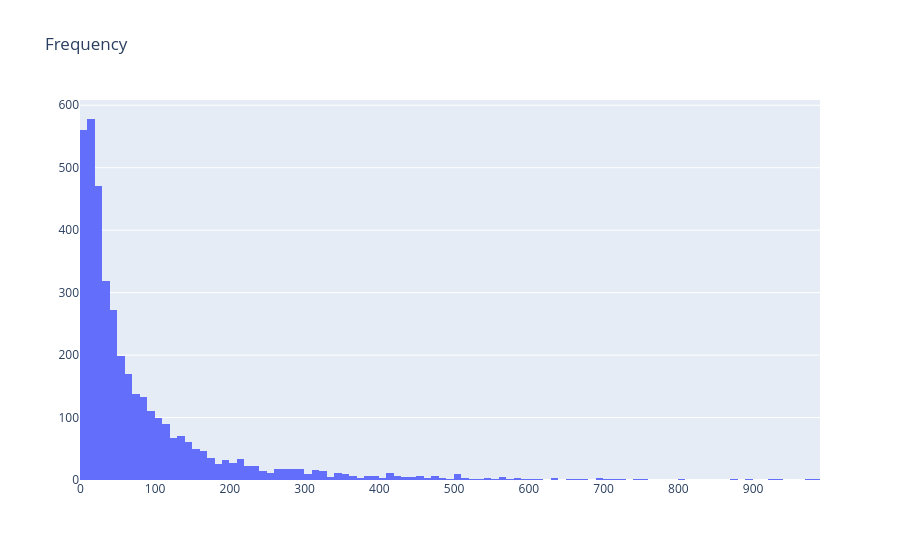

Notebook code cell kept with this figure:
### Code cell
plot_data = [
    go.Histogram(
        x=df_user.query('Frequency < 1000')['Frequency']
    )
]

plot_layout = go.Layout(
        title='Frequency'
    )
fig = go.Figure(data=plot_data, layout=plot_layout)
fig.show()

### Figure 1 — Plotly figure (JSON) as saved in the notebook; plotly's stock layout.template omitted (floating-point values rounded to 4 significant figures; data arrays with more than 128 entries replaced by an {"elided": "..."} marker saying what was removed)
{"data": [{"type": "histogram", "x": {"elided": "3931 int values"}}], "layout": {"title": {"text": "Frequency"}}}
